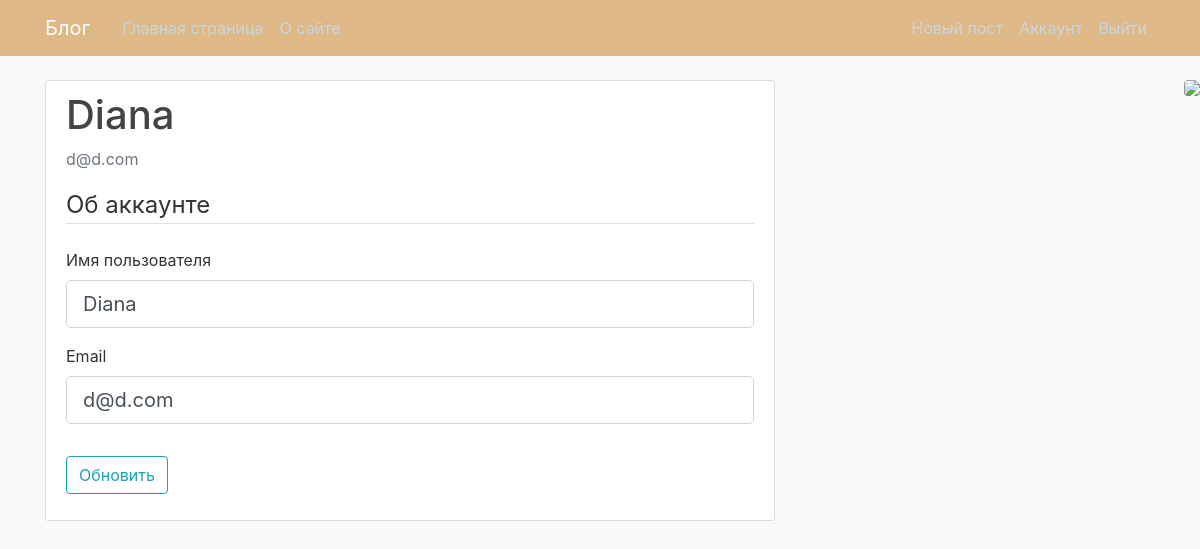
Page /account (signed in) on the earlier database version.
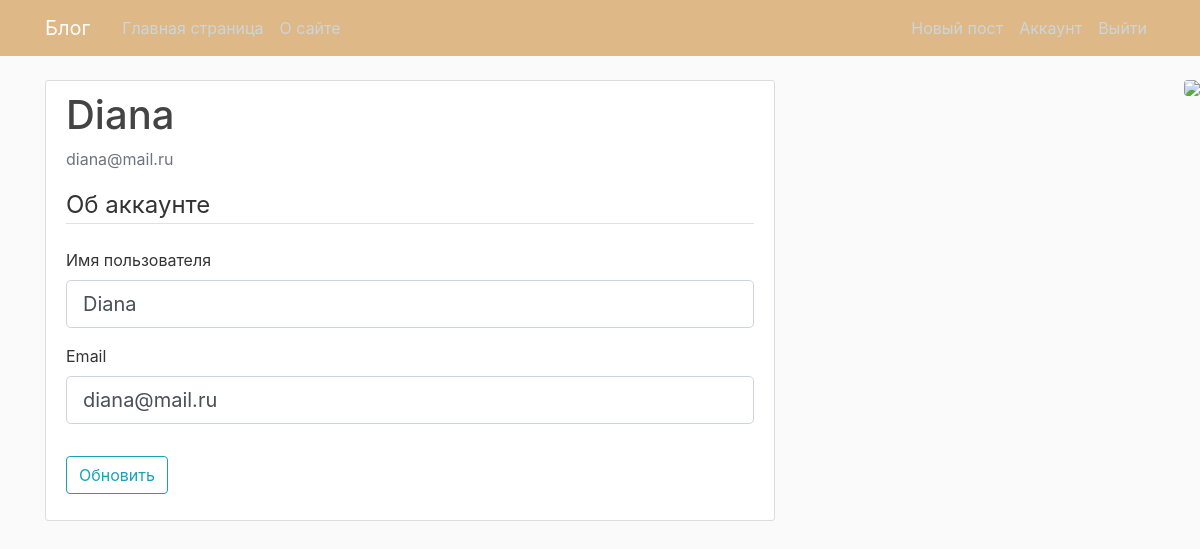
Same page on the later database version.
### server/models.py (models this page shows, shortened)
class User(db.Model, UserMixin):
    id = db.Column(db.Integer, primary_key=True)
    username = db.Column(db.String(20), unique=True, nullable=False)
    email = db.Column(db.String(120), unique=True, nullable=False)
    password = db.Column(db.String(60), nullable=False)
    posts = db.relationship('Post', backref='author', lazy=True)

### server/routes.py (the view)
@app.route("/account", methods=['GET', 'POST'])
@login_required
def account():
    form = UpdateAccountForm()
    if form.validate_on_submit():
        current_user.username = form.username.data
        current_user.email = form.email.data
        db.session.commit()
        flash('Ваш аккаунт был обновлен!', 'success')
        return redirect(url_for('account'))
    elif request.method == 'GET':
        form.username.data = current_user.username
        form.email.data = current_user.email
    return render_template('account.html', title='Аккаунт', form=form)

### server/forms.py (shortened to what this page needs)
class UpdateAccountForm(FlaskForm):
    username = StringField('Имя пользователя',
                           validators=[DataRequired(), Length(min=2, max=20)])
    email = StringField('Email',
                        validators=[DataRequired(), Email()])
    submit = SubmitField('Обновить')

### server/models.py (called while the page is built)
@login_manager.user_loader
def load_user(user_id):
    return User.query.get(int(user_id))

### server/templates/account.html (shortened to what this page needs)
{% extends "layout.html" %}
{% block content %}
    <div class="content-section">
      <div class="media">
        <div class="media-body">
          <h2 class="account-heading">{{ current_user.username }}</h2>
          <p class="text-secondary">{{ current_user.email }}</p>
        </div>
      </div>
        <form method="POST" action="" enctype="multipart/form-data">
            <fieldset class="form-group">
                <legend class="border-bottom mb-4">Об аккаунте</legend>
                <div class="form-group">
                    {{ form.username.label(class="form-control-label") }}
                    {% if form.username.errors %}
                        {{ form.username(class="form-control form-control-lg is-invalid") }}
                        <div class="invalid-feedback">
                            {% for error in form.username.errors %}
                                <span>{{ error }}</span>
                            {% endfor %}
                        </div>
                    {% else %}
                        {{ form.username(class="form-control form-control-lg") }}
                    {% endif %}
                </div>
                <div class="form-group">
                    {{ form.email.label(class="form-control-label") }}
                    {% if form.email.errors %}
                        {{ form.email(class="form-control form-control-lg is-invalid") }}
                        <div class="invalid-feedback">
                            {% for error in form.email.errors %}
                                <span>{{ error }}</span>
                            {% endfor %}
                        </div>
                    {% else %}
                        {{ form.email(class="form-control form-control-lg") }}
                    {% endif %}
                </div>
            </fieldset>
            <div class="form-group">
                {{ form.submit(class="btn btn-outline-info") }}
            </div>
        </form>
    </div>
{% endblock content %}

Differences in the rows shown:
changed User "Diana": email "d@d.com" → "diana@mail.ru"
